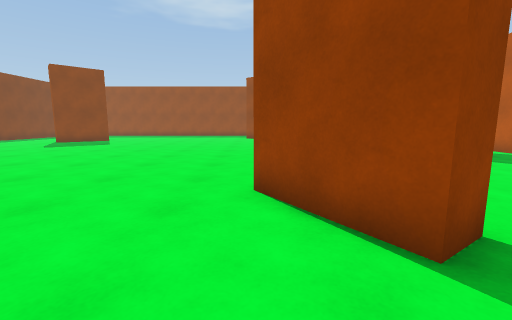
[1] (above)

17 first-person views from a walk through a 3-D level made in the Unity game engine. The camera is 1.2 m above the floor, tilts 8° down and sees 90° across. The floor is counted in squares, 1 m on a side. Each view is taken from the middle of a square. On the plan, view 1 faces up. The plan holds only what a view shows up to about 12 squares ahead; the rest is blank. The player is left out.

[2]
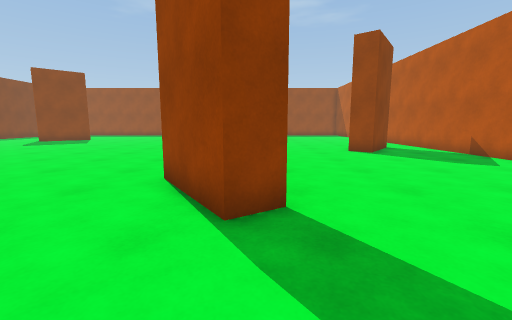

[3]
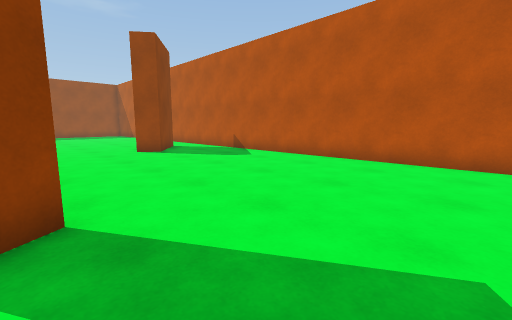

[4]
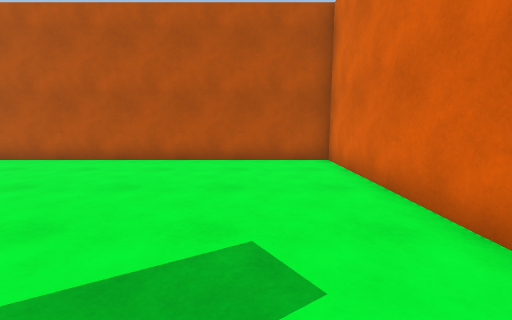

[5]
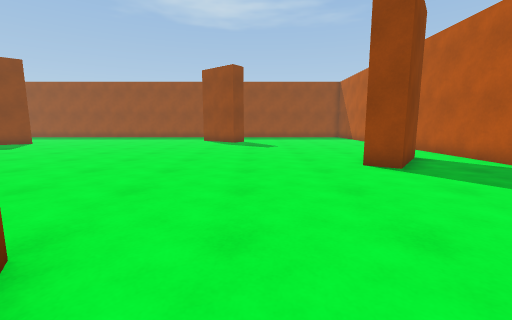

[6]
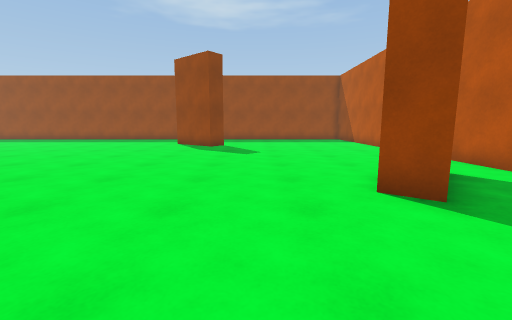

[7]
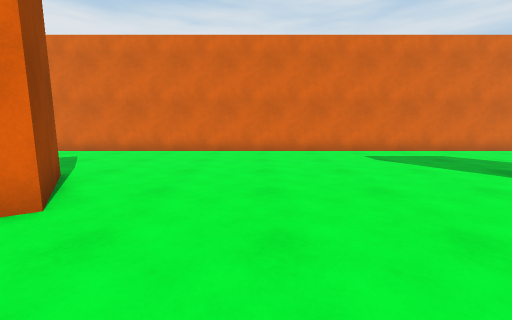

[8]
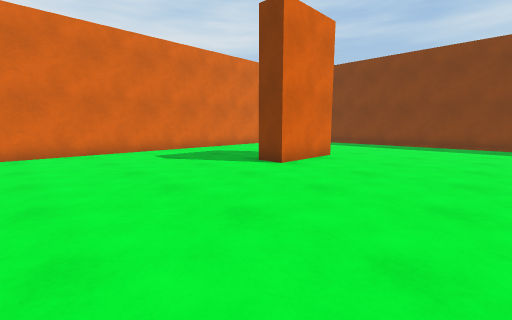

[9]
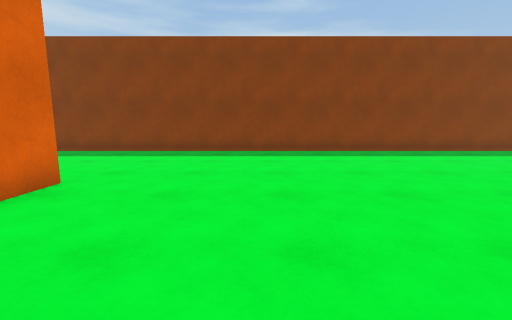

[10]
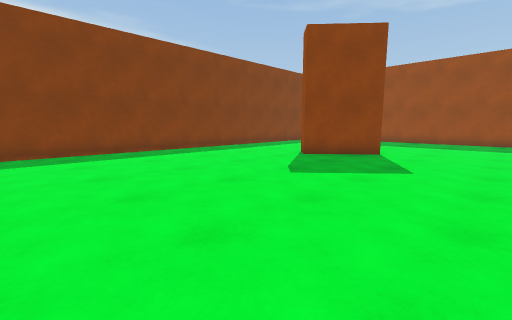

[11]
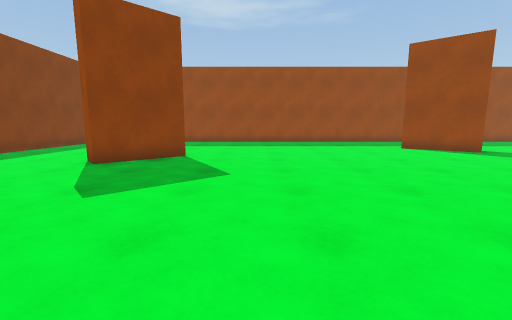

[12]
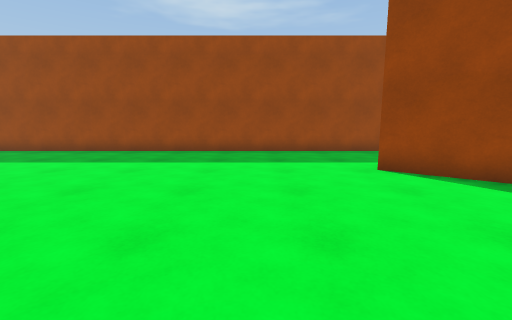

[13]
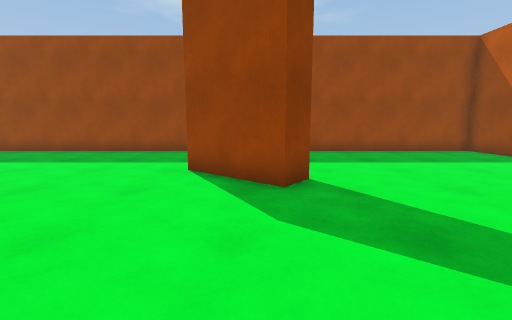

[14]
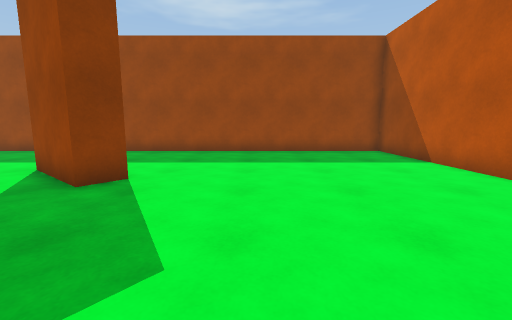

[15]
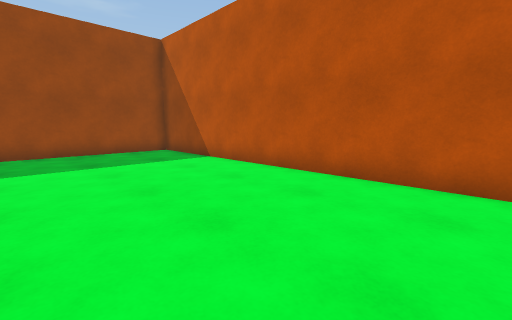

[16]
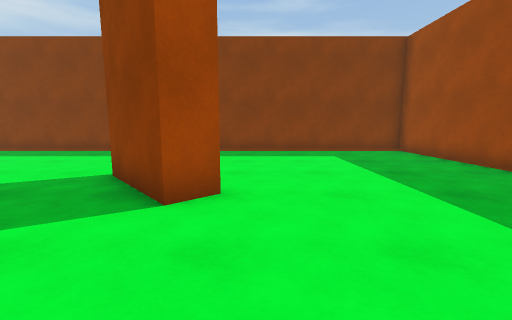

[17]
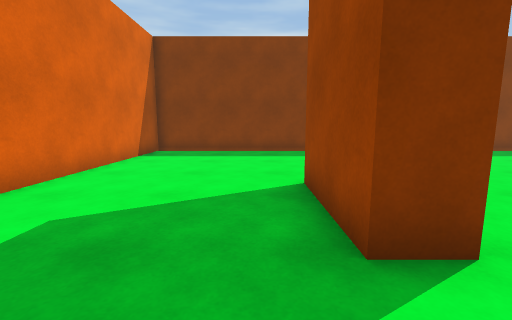

### Floor plan
Points are (right, up) in squares from view 1. A wall is a line through its corners. A room is listed if a view was taken in it or the views show most of it. See-through windows are left out.
Room 1 (views 1, 2, 3, 4, 5, 6, 7, 8, 9, 10, 11, 12, 13, 14, 15, 16, 17)
walls: (-11.4, 19.5) (-10.7, 18.6) (-12.9, 16.6) (-13.6, 17.5); (2.2, 20.6) (1.6, 19.8) (-0.8, 21.7); (2.5, 2.6) (1.6, 2.1) (0, 4.6) (0.3, 4.8); (-12.2, 3) (-9.1, 3) (-9.1, 2) (-12.2, 2); (8.8, 12.3) (7, 9.8) (6.1, 10.5); (10.5, 26.5) (-18.6, 26.5) (-18.6, -3.4) (10.5, -3.4) (10.5, 26.5)

Where each view was taken, in squares from view 1:
view 1: 0 up, 0 right, facing up
view 2: 1 down, 2 right, facing up
view 3: 1 down, 2 right, facing up-right
view 4: 1 down, 2 right, facing right
view 5: 3 up, 3 right, facing up
view 6: 6 up, 4 right, facing up
view 7: 8 up, 3 left, facing down
view 8: 8 up, 3 left, facing down-left
view 9: 7 up, 7 left, facing left
view 10: 8 up, 7 left, facing up-left
view 11: 9 up, 8 left, facing up
view 12: 15 up, 4 left, facing up
view 13: 15 up, 1 right, facing up
view 14: 15 up, 5 right, facing up
view 15: 15 up, 5 right, facing up-right
view 16: 20 up, 7 left, facing left
view 17: 1 up, 7 left, facing left
